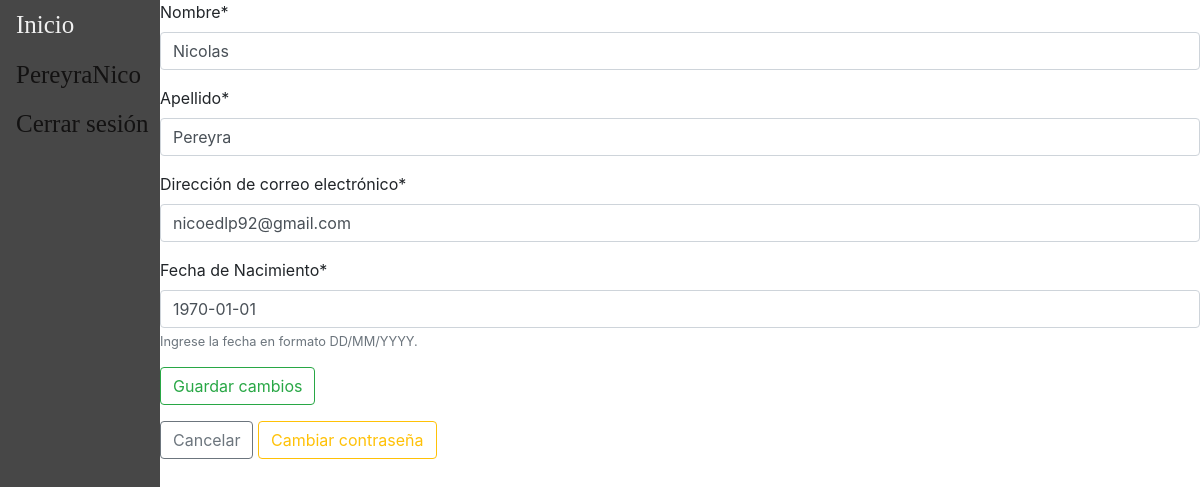
Before: /accounts/perfil/editar (signed in) with the older database file.
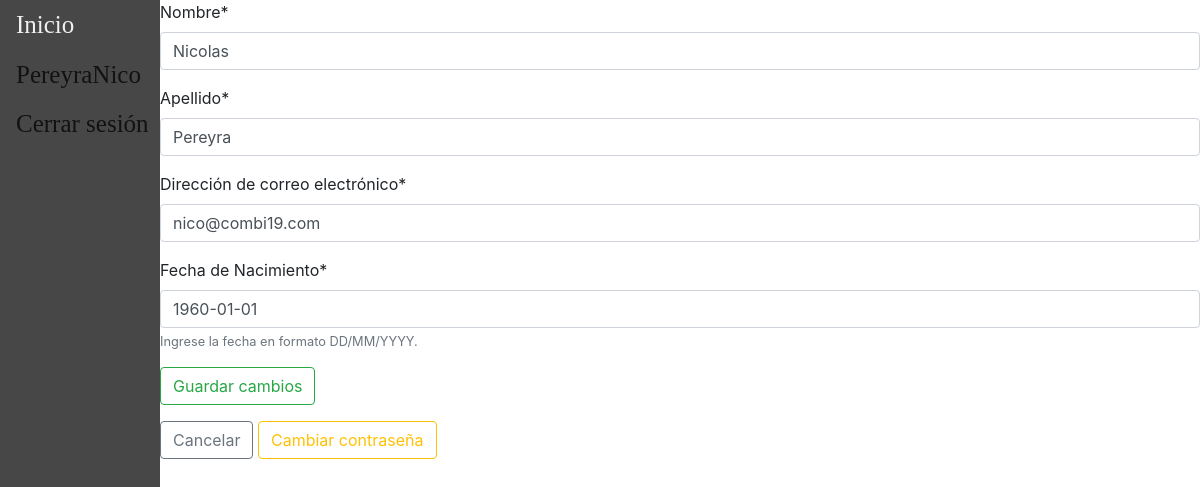
After: the same page with the newer database file.
### users/models.py (models this page shows, shortened)
class CustomUser(AbstractUser):
	username = models.CharField(_('Nombre de usuario'),max_length=40,primary_key=True,unique=True)
	email = models.EmailField(_('Dirección de correo electrónico'),unique=True)
	first_name = models.CharField(_('Nombre'),max_length=150)
	last_name = models.CharField(_('Apellido'),max_length=150)
	last_login = models.DateTimeField(_('Última conexión'),auto_now=True)
	fecha_nacimiento = models.DateField(_('Fecha de nacimiento'))
	has_premium = models.BooleanField(_('Posee membresía premium'),default=False)
	fecha_vencimiento = models.DateField(_('Fecha de vencimiento'))
	USERNAME_FIELD = 'username'
	REQUIRED_FIELDS = [
		'email',
		'first_name',
		'last_name',
		'fecha_nacimiento',
	]
	objects = CustomUserManager()

### users/views.py (the view)
# urls.py: path('accounts/perfil/editar', regviews.editar_perfil, name="editar_perfil"),
def editar_perfil(response):
	if response.method == 'POST':
		user_form = UserEditForm(response.POST,instance=response.user)
		if user_form.is_valid():
			user_form.save()
			return redirect('perfil')
	else:
		user_form = UserEditForm(instance=response.user)
	return render(response,'users/editar_perfil.html',{
		'user': response.user,
		'user_form': user_form,
	})

### users/forms.py
class UserEditForm(CustomUserChangeForm):
	fecha_nacimiento = forms.DateField(label='Fecha de Nacimiento',help_text='Ingrese la fecha en formato DD/MM/YYYY.')
	class Meta(CustomUserChangeForm):
		model = CustomUser
		fields = (
			'first_name',
			'last_name',
			'email',
			'fecha_nacimiento',
		)
	def __init__(self, *args, **kwargs):
		super(CustomUserChangeForm,self).__init__(*args,**kwargs)
		self.fields.pop('password')
		self.fields.pop('password1')
		self.fields.pop('password2')

### users/templates/users/editar_perfil.html (shortened to what this page needs)
{% extends 'main/base.html' %}
{% block content %}
{% load crispy_forms_tags %}
<form method="POST" class="form-group">
	{{ user_form |crispy }}
	<button type="submit" class="btn btn-outline-success">Guardar cambios</button>
</form>
<a role="button" class="btn btn-outline-secondary" href="{% url 'perfil' %}">Cancelar</a>
<a role="button" class="btn btn-outline-warning" href="{% url 'cambiar_contraseña' %}">Cambiar contraseña</a>
{% endblock content %}

### main/templates/main/base.html (shortened to what this page needs)
{% load static %}
<!doctype html>
<html>
	<head>
		<link rel="stylesheet" href="https://cdn.jsdelivr.net/npm/bootstrap@4.6.0/dist/css/bootstrap.min.css">
	</head>
	<body>
		<main>
			<div class= "sidebar">
				<a href="/">Inicio</a>
				{% if user.is_authenticated %}
					<a href="{% url 'perfil'%}">{{user.username}}</a>
					<a href="{% url 'logout'%}">Cerrar sesión</a>
				{% else  %}
					<a href="{% url 'register'%}">Registrarse</a>
					<a href="{% url 'login'%}">Iniciar Sesión</a>
				{% endif %}
			</div>
			<div id="content", name="content", class="main">
				{% block content %}
				{% endblock content %}
			</div>
		</main>
	</body>
</html>

Changed rows visible on the page:
changed CustomUser "PereyraNico": email "nicoedlp92@gmail.com" → "nico@combi19.com"; fecha_nacimiento "1970-01-01" → "1960-01-01"
